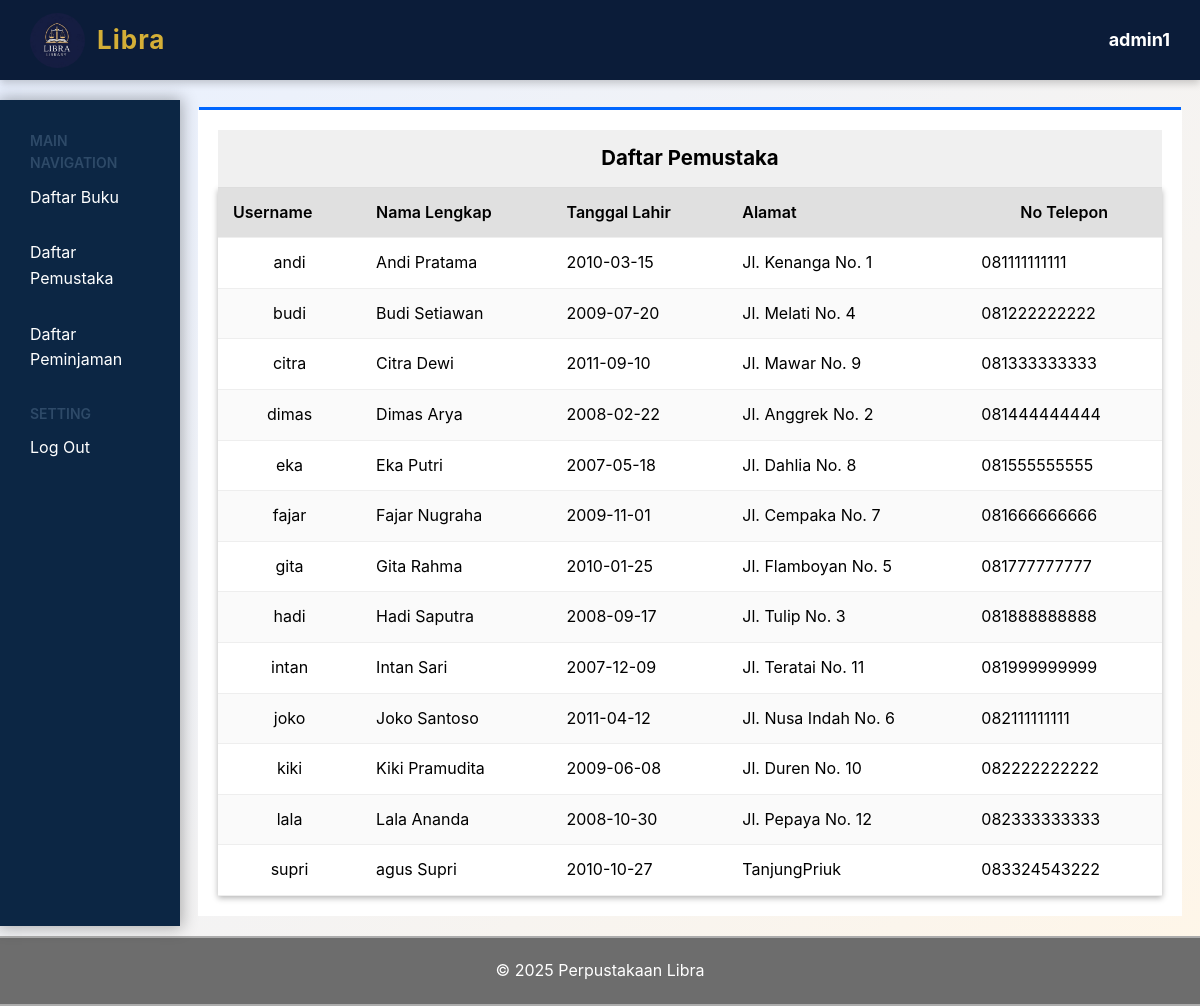
The app's page /administrator/daftar_pemustaka.php (signed in), older data.
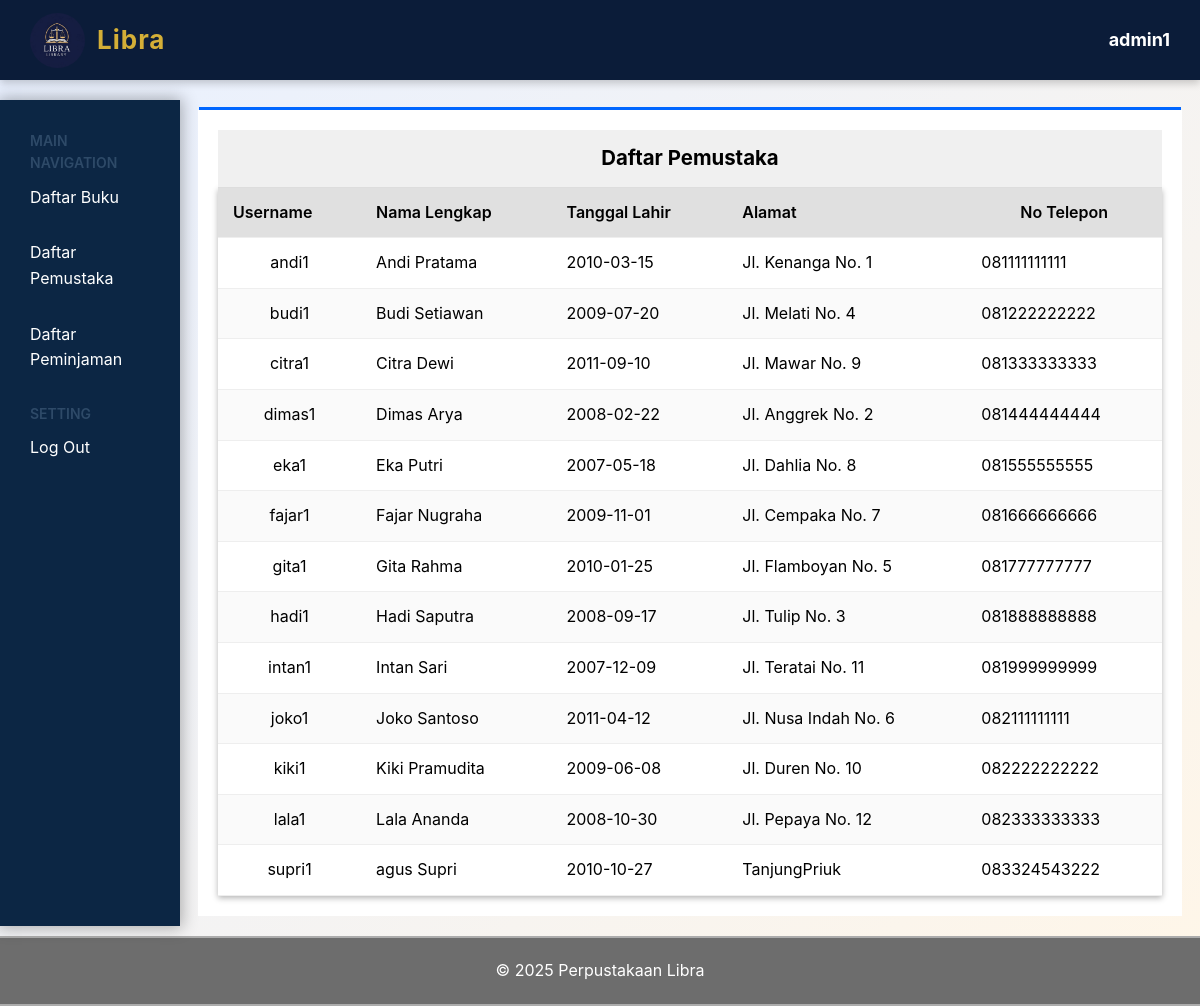
The same page, newer data.
### tables this page shows
CREATE TABLE `pemustaka` (
  `NAMA_LENGKAP` varchar(50) NOT NULL,
  `USERNAME` varchar(50) NOT NULL,
  `PASSWORD` varchar(64) NOT NULL,
  `TELEPON` varchar(14) NOT NULL,
  `TANGGAL_LAHIR` date NOT NULL,
  `ALAMAT` longtext NOT NULL
);

### function.php (called while the page is built, shortened)
<?php
	function getPemustaka(){
		$state = DBH->prepare("SELECT * FROM pemustaka");
		$state->execute();
		return $state->fetchAll();
	}
	function isNotAdmin($data){
		$stmnt = DBH->prepare("SELECT * FROM administrator WHERE USERNAME_ADMIN = :user");
		$stmnt->execute([':user' => $data]);
		return !$stmnt->rowCount() > 0;
	}
?>

### administrator/daftar_pemustaka.php (the view)
<?php
require_once "../function.php";
$user = getPemustaka();
$list_css_tambahan = [
	'main.administrator.css',
	'menu.administrator.css'
];
include_once(BASE_PATH . '/layout/header.php');
include "../layout/menu.administrator.php"
?>
	<div class="table table-pemustaka">
		<table>
			<caption>Daftar Pemustaka</caption>
			<thead>
				<tr>
					<th>Username</th>
					<th>Nama Lengkap</th>
					<th>Tanggal Lahir</th>
					<th>Alamat</th>
					<th>No Telepon</th>
				</tr>
			</thead>
			<tbody>
				<?php foreach ($user as $detail): ?>
				<tr>
					<td><?= $detail['USERNAME'] ?></td>
					<td><?= $detail['NAMA_LENGKAP'] ?></td>
					<td><?= $detail['TANGGAL_LAHIR'] ?></td>
					<td><?= $detail['ALAMAT'] ?></td>
					<td><?= $detail['TELEPON'] ?></td>
				</tr>
				<?php endforeach ?>
			</tbody>
		</table>
	</div>
<?php include_once BASE_PATH . '/layout/footer.php'; ?>

### layout/header.php (shortened to what this page needs)
<!DOCTYPE html>
<html lang="id">
<head>
    <link rel="stylesheet" href="<?= BASE_URL . '/asset/css/header.css?v=' . time(); ?>">
    <?php if (isset($list_css_tambahan)): ?>
        <?php foreach ($list_css_tambahan as $file_css): ?>
            <link rel="stylesheet" href="<?= BASE_URL . '/asset/css/' . $file_css; ?>">
        <?php endforeach; ?>
    <?php endif; ?>
    <?php if(isset($_SESSION['nama'])): ?>
        <link rel="stylesheet" href="<?= BASE_URL . '/asset/css/profile.css' ?>">
    <?php endif; ?>
</head>
<body>
	<header class="navbar">
        <div class="navbar-left">
            <img src="<?=BASE_URL . '/asset/images/libra.jpg' ?>" class="logo" alt="logo">
            <h2>Libra</h2>
        </div>
		<?php if(!isNotAdmin($_SESSION['nama'])): ?>
            <nav class="admin-right">
                <h2><?= $_SESSION['nama'] ?></h2>
            </nav>
        <?php endif ?>
    </header>

### layout/menu.administrator.php (shortened to what this page needs)
<main>
    <div class="side">
        <span class="name-option first">MAIN NAVIGATION</span>
        <a href="<?= BASE_URL ?>/administrator/index.php">Daftar Buku</a>
        <a href="<?= BASE_URL ?>/administrator/daftar_pemustaka.php">Daftar Pemustaka</a>
        <a href="<?= BASE_URL ?>/administrator/kelola_peminjaman.php">Daftar Peminjaman</a>
        <span class="name-option">SETTING</span>
        <a href="<?= BASE_URL ?>/layout/logout.php">Log Out</a>
    </div>

### layout/footer.php
    </main>
	    <footer class="site-footer">
	    	<div class="container-footer">
	    		<p class="copyright">&copy; 2025 Perpustakaan Libra</p>
	    	</div>
	    </footer>
</body>
</html>

### asset/css/header.css (style rules this page uses)
* { margin: 0; padding: 0; box-sizing: border-box; }
body { font-family: Arial, Helvetica, sans-serif; }
.navbar { background: #0B1C39; width: 100%; height: 80px; display: flex; flex-direction: row; align-items: center; justify-content: space-between; padding: 0 30px; box-shadow: 0 3px 8px rgba(0,0,0,0.2); position: fixed; top: 0; left: 0; z-index: 1000; }
.navbar-left { display: flex; flex-direction: row; align-items: center; gap: 12px; }
.navbar-left .logo { width: 55px; height: 55px; border-radius: 50%; object-fit: cover; }
.navbar-left h2 { color: #D4AF37; font-weight: 700; letter-spacing: 1px; font-size: 26px; margin: 0; white-space: nowrap; }
.admin-right h2 { color: #ffffff; font-size: 18px; margin: 0; white-space: nowrap; }
.container-footer { width: 100%; background: rgb(109, 109, 109); color: white; padding: 20px 0; text-align: center; }
footer { width: 100%; background: rgb(172, 172, 172); color: white; padding: 2px 0; text-align: center; }

### asset/css/main.administrator.css (style rules this page uses)
body { font-size: 16px; font-family: 'Inter' ,'Poppins'; line-height: 1.6; margin: 0; padding: 0; background: linear-gradient(135deg, #e8f0ff 0%, #fff6e8 100%); background-color: #e8f0ff; width: 100%; }
main { padding-top: 90px; display: flex; min-height: 100%; }
.table { background-color: white; box-shadow: 0 -4px 0 -1px #0066FF; }
.table-pemustaka, .table-peminjaman, .table-books { padding: 20px; height: 100%; margin: 20px auto; width: 82%; }
.table table { width: 100%; border-collapse: collapse; background: white; overflow: hidden; box-shadow: 0 2px 6px rgba(0, 0, 0, 0.3); }
.table caption { padding: 1vw; font-size: 1.7vw; font-weight: bold; background: #f0f0f0; border-bottom: 1px solid #ddd; }
.table th, .table td { padding: 12px 15px; text-align: left; border-bottom: 1px solid #eee; }
.table th { background: #e0e0e0; font-weight: 600; }
.table tbody tr:nth-child(even) { background: #fafafa; }
.table table td:first-child { text-align: center; counter-increment: rowNumber; }
.table table th:last-child { text-align: center; }
.table th:last-child, .table td:last-child { white-space: nowrap; }

### asset/css/menu.administrator.css (style rules this page uses)
.name-option { color: #2E4A68; font-size: 14px; font-weight: 600; display: block; margin-bottom: 10px; }
.side { margin: 10px 0; box-shadow: 0 0 15px 2px rgba(0, 0, 0, 0.3); width: 15%; padding: 30px; background-color: #0C2644; min-height: 82.5vh; }
.side > a { display: block; margin-bottom: 30px; color: white; text-decoration: none; font-size: 100%; font-weight: 400; }

Row changes from the older to the newer data that the page shows:
removed pemustaka: USERNAME "andi", NAMA_LENGKAP "Andi Pratama", TANGGAL_LAHIR "2010-03-15", ALAMAT "Jl. Kenanga No. 1", TELEPON "081111111111"
removed pemustaka: USERNAME "budi", NAMA_LENGKAP "Budi Setiawan", TANGGAL_LAHIR "2009-07-20", ALAMAT "Jl. Melati No. 4", TELEPON "081222222222"
removed pemustaka: USERNAME "citra", NAMA_LENGKAP "Citra Dewi", TANGGAL_LAHIR "2011-09-10", ALAMAT "Jl. Mawar No. 9", TELEPON "081333333333"
removed pemustaka: USERNAME "dimas", NAMA_LENGKAP "Dimas Arya", TANGGAL_LAHIR "2008-02-22", ALAMAT "Jl. Anggrek No. 2", TELEPON "081444444444"
removed pemustaka: USERNAME "eka", NAMA_LENGKAP "Eka Putri", TANGGAL_LAHIR "2007-05-18", ALAMAT "Jl. Dahlia No. 8", TELEPON "081555555555"
removed pemustaka: USERNAME "fajar", NAMA_LENGKAP "Fajar Nugraha", TANGGAL_LAHIR "2009-11-01", ALAMAT "Jl. Cempaka No. 7", TELEPON "081666666666"
removed pemustaka: USERNAME "gita", NAMA_LENGKAP "Gita Rahma", TANGGAL_LAHIR "2010-01-25", ALAMAT "Jl. Flamboyan No. 5", TELEPON "081777777777"
removed pemustaka: USERNAME "hadi", NAMA_LENGKAP "Hadi Saputra", TANGGAL_LAHIR "2008-09-17", ALAMAT "Jl. Tulip No. 3", TELEPON "081888888888"
removed pemustaka: USERNAME "intan", NAMA_LENGKAP "Intan Sari", TANGGAL_LAHIR "2007-12-09", ALAMAT "Jl. Teratai No. 11", TELEPON "081999999999"
removed pemustaka: USERNAME "joko", NAMA_LENGKAP "Joko Santoso", TANGGAL_LAHIR "2011-04-12", ALAMAT "Jl. Nusa Indah No. 6", TELEPON "082111111111"
removed pemustaka: USERNAME "kiki", NAMA_LENGKAP "Kiki Pramudita", TANGGAL_LAHIR "2009-06-08", ALAMAT "Jl. Duren No. 10", TELEPON "082222222222"
removed pemustaka: USERNAME "lala", NAMA_LENGKAP "Lala Ananda", TANGGAL_LAHIR "2008-10-30", ALAMAT "Jl. Pepaya No. 12", TELEPON "082333333333"
removed pemustaka: USERNAME "supri", NAMA_LENGKAP "agus Supri", TANGGAL_LAHIR "2010-10-27", ALAMAT "TanjungPriuk", TELEPON "083324543222"
added pemustaka: USERNAME "andi1", NAMA_LENGKAP "Andi Pratama", TANGGAL_LAHIR "2010-03-15", ALAMAT "Jl. Kenanga No. 1", TELEPON "081111111111"
added pemustaka: USERNAME "budi1", NAMA_LENGKAP "Budi Setiawan", TANGGAL_LAHIR "2009-07-20", ALAMAT "Jl. Melati No. 4", TELEPON "081222222222"
added pemustaka: USERNAME "citra1", NAMA_LENGKAP "Citra Dewi", TANGGAL_LAHIR "2011-09-10", ALAMAT "Jl. Mawar No. 9", TELEPON "081333333333"
added pemustaka: USERNAME "dimas1", NAMA_LENGKAP "Dimas Arya", TANGGAL_LAHIR "2008-02-22", ALAMAT "Jl. Anggrek No. 2", TELEPON "081444444444"
added pemustaka: USERNAME "eka1", NAMA_LENGKAP "Eka Putri", TANGGAL_LAHIR "2007-05-18", ALAMAT "Jl. Dahlia No. 8", TELEPON "081555555555"
added pemustaka: USERNAME "fajar1", NAMA_LENGKAP "Fajar Nugraha", TANGGAL_LAHIR "2009-11-01", ALAMAT "Jl. Cempaka No. 7", TELEPON "081666666666"
added pemustaka: USERNAME "gita1", NAMA_LENGKAP "Gita Rahma", TANGGAL_LAHIR "2010-01-25", ALAMAT "Jl. Flamboyan No. 5", TELEPON "081777777777"
added pemustaka: USERNAME "hadi1", NAMA_LENGKAP "Hadi Saputra", TANGGAL_LAHIR "2008-09-17", ALAMAT "Jl. Tulip No. 3", TELEPON "081888888888"
added pemustaka: USERNAME "intan1", NAMA_LENGKAP "Intan Sari", TANGGAL_LAHIR "2007-12-09", ALAMAT "Jl. Teratai No. 11", TELEPON "081999999999"
added pemustaka: USERNAME "joko1", NAMA_LENGKAP "Joko Santoso", TANGGAL_LAHIR "2011-04-12", ALAMAT "Jl. Nusa Indah No. 6", TELEPON "082111111111"
added pemustaka: USERNAME "kiki1", NAMA_LENGKAP "Kiki Pramudita", TANGGAL_LAHIR "2009-06-08", ALAMAT "Jl. Duren No. 10", TELEPON "082222222222"
added pemustaka: USERNAME "lala1", NAMA_LENGKAP "Lala Ananda", TANGGAL_LAHIR "2008-10-30", ALAMAT "Jl. Pepaya No. 12", TELEPON "082333333333"
added pemustaka: USERNAME "supri1", NAMA_LENGKAP "agus Supri", TANGGAL_LAHIR "2010-10-27", ALAMAT "TanjungPriuk", TELEPON "083324543222"
